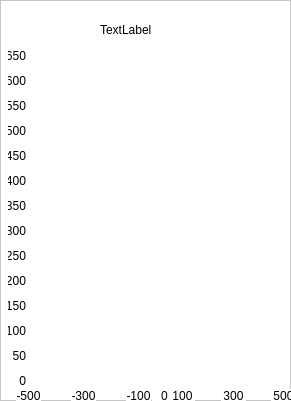
    <widget class="QFrame" name="panHeart_3">
     <property name="geometry">
      <rect>
       <x>300</x>
       <y>640</y>
       <width>291</width>
       <height>401</height>
      </rect>
     </property>
     <property name="styleSheet">
      <string notr="true">background-color: rgb(255, 255, 255);
color: rgb(0, 0, 0);</string>
     </property>
     <property name="frameShape">
      <enum>QFrame::StyledPanel</enum>
     </property>
     <property name="frameShadow">
      <enum>QFrame::Raised</enum>
     </property>
     <widget class="QLabel" name="lblR_RM1_2">
      <property name="geometry">
       <rect>
        <x>100</x>
        <y>23</y>
        <width>65</width>
        <height>13</height>
       </rect>
      </property>
      <property name="text">
       <string>TextLabel</string>
      </property>
     </widget>
     <widget class="QCustomPlot" name="imgR_RM_2" native="true">
      <property name="geometry">
       <rect>
        <x>30</x>
        <y>50</y>
        <width>252</width>
        <height>336</height>
       </rect>
      </property>
     </widget>
     <widget class="QLabel" name="label_140">
      <property name="geometry">
       <rect>
        <x>8</x>
        <y>174</y>
        <width>18</width>
        <height>13</height>
       </rect>
      </property>
      <property name="text">
       <string>400</string>
      </property>
      <property name="alignment">
       <set>Qt::AlignRight|Qt::AlignTrailing|Qt::AlignVCenter</set>
      </property>
     </widget>
     <widget class="QLabel" name="label_142">
      <property name="geometry">
       <rect>
        <x>8</x>
        <y>199</y>
        <width>18</width>
        <height>13</height>
       </rect>
      </property>
      <property name="text">
       <string>350</string>
      </property>
      <property name="alignment">
       <set>Qt::AlignRight|Qt::AlignTrailing|Qt::AlignVCenter</set>
      </property>
     </widget>
     <widget class="QLabel" name="label_143">
      <property name="geometry">
       <rect>
        <x>8</x>
        <y>224</y>
        <width>18</width>
        <height>13</height>
       </rect>
      </property>
      <property name="text">
       <string>300</string>
      </property>
      <property name="alignment">
       <set>Qt::AlignRight|Qt::AlignTrailing|Qt::AlignVCenter</set>
      </property>
     </widget>
     <widget class="QLabel" name="label_184">
      <property name="geometry">
       <rect>
        <x>8</x>
        <y>249</y>
        <width>18</width>
        <height>13</height>
       </rect>
      </property>
      <property name="text">
       <string>250</string>
      </property>
      <property name="alignment">
       <set>Qt::AlignRight|Qt::AlignTrailing|Qt::AlignVCenter</set>
      </property>
     </widget>
     <widget class="QLabel" name="label_186">
      <property name="geometry">
       <rect>
        <x>8</x>
        <y>274</y>
        <width>18</width>
        <height>13</height>
       </rect>
      </property>
      <property name="text">
       <string>200</string>
      </property>
      <property name="alignment">
       <set>Qt::AlignRight|Qt::AlignTrailing|Qt::AlignVCenter</set>
      </property>
     </widget>
     <widget class="QLabel" name="label_187">
      <property name="geometry">
       <rect>
        <x>8</x>
        <y>299</y>
        <width>18</width>
        <height>13</height>
       </rect>
      </property>
      <property name="text">
       <string>150</string>
      </property>
      <property name="alignment">
       <set>Qt::AlignRight|Qt::AlignTrailing|Qt::AlignVCenter</set>
      </property>
     </widget>
     <widget class="QLabel" name="label_188">
      <property name="geometry">
       <rect>
        <x>8</x>
        <y>324</y>
        <width>18</width>
        <height>13</height>
       </rect>
      </property>
      <property name="text">
       <string>100</string>
      </property>
      <property name="alignment">
       <set>Qt::AlignRight|Qt::AlignTrailing|Qt::AlignVCenter</set>
      </property>
     </widget>
     <widget class="QLabel" name="label_189">
      <property name="geometry">
       <rect>
        <x>8</x>
        <y>349</y>
        <width>18</width>
        <height>13</height>
       </rect>
      </property>
      <property name="text">
       <string>50</string>
      </property>
      <property name="alignment">
       <set>Qt::AlignRight|Qt::AlignTrailing|Qt::AlignVCenter</set>
      </property>
     </widget>
     <widget class="QLabel" name="label_190">
      <property name="geometry">
       <rect>
        <x>8</x>
        <y>374</y>
        <width>18</width>
        <height>13</height>
       </rect>
      </property>
      <property name="text">
       <string>0</string>
      </property>
      <property name="alignment">
       <set>Qt::AlignRight|Qt::AlignTrailing|Qt::AlignVCenter</set>
      </property>
     </widget>
     <widget class="QLabel" name="label_191">
      <property name="geometry">
       <rect>
        <x>16</x>
        <y>389</y>
        <width>25</width>
        <height>13</height>
       </rect>
      </property>
      <property name="text">
       <string>-500</string>
      </property>
      <property name="alignment">
       <set>Qt::AlignCenter</set>
      </property>
     </widget>
     <widget class="QLabel" name="label_193">
      <property name="geometry">
       <rect>
        <x>71</x>
        <y>389</y>
        <width>25</width>
        <height>13</height>
       </rect>
      </property>
      <property name="text">
       <string>-300</string>
      </property>
      <property name="alignment">
       <set>Qt::AlignCenter</set>
      </property>
     </widget>
     <widget class="QLabel" name="label_195">
      <property name="geometry">
       <rect>
        <x>126</x>
        <y>389</y>
        <width>25</width>
        <height>13</height>
       </rect>
      </property>
      <property name="text">
       <string>-100</string>
      </property>
      <property name="alignment">
       <set>Qt::AlignCenter</set>
      </property>
     </widget>
     <widget class="QLabel" name="label_196">
      <property name="geometry">
       <rect>
        <x>152</x>
        <y>389</y>
        <width>25</width>
        <height>13</height>
       </rect>
      </property>
      <property name="text">
       <string>0</string>
      </property>
      <property name="alignment">
       <set>Qt::AlignCenter</set>
      </property>
     </widget>
     <widget class="QLabel" name="label_197">
      <property name="geometry">
       <rect>
        <x>170</x>
        <y>389</y>
        <width>25</width>
        <height>13</height>
       </rect>
      </property>
      <property name="text">
       <string>100</string>
      </property>
      <property name="alignment">
       <set>Qt::AlignCenter</set>
      </property>
     </widget>
     <widget class="QLabel" name="label_199">
      <property name="geometry">
       <rect>
        <x>221</x>
        <y>389</y>
        <width>25</width>
        <height>13</height>
       </rect>
      </property>
      <property name="text">
       <string>300</string>
      </property>
      <property name="alignment">
       <set>Qt::AlignCenter</set>
      </property>
     </widget>
     <widget class="QLabel" name="label_201">
      <property name="geometry">
       <rect>
        <x>271</x>
        <y>389</y>
        <width>25</width>
        <height>13</height>
       </rect>
      </property>
      <property name="text">
       <string>500</string>
      </property>
      <property name="alignment">
       <set>Qt::AlignCenter</set>
      </property>
     </widget>
     <widget class="QLabel" name="label_202">
      <property name="geometry">
       <rect>
        <x>8</x>
        <y>49</y>
        <width>18</width>
        <height>13</height>
       </rect>
      </property>
      <property name="text">
       <string>650</string>
      </property>
      <property name="alignment">
       <set>Qt::AlignRight|Qt::AlignTrailing|Qt::AlignVCenter</set>
      </property>
     </widget>
     <widget class="QLabel" name="label_203">
      <property name="geometry">
       <rect>
        <x>8</x>
        <y>149</y>
        <width>18</width>
        <height>13</height>
       </rect>
      </property>
      <property name="text">
       <string>450</string>
      </property>
      <property name="alignment">
       <set>Qt::AlignRight|Qt::AlignTrailing|Qt::AlignVCenter</set>
      </property>
     </widget>
     <widget class="QLabel" name="label_204">
      <property name="geometry">
       <rect>
        <x>8</x>
        <y>124</y>
        <width>18</width>
        <height>13</height>
       </rect>
      </property>
      <property name="text">
       <string>500</string>
      </property>
      <property name="alignment">
       <set>Qt::AlignRight|Qt::AlignTrailing|Qt::AlignVCenter</set>
      </property>
     </widget>
     <widget class="QLabel" name="label_205">
      <property name="geometry">
       <rect>
        <x>8</x>
        <y>74</y>
        <width>18</width>
        <height>13</height>
       </rect>
      </property>
      <property name="text">
       <string>600</string>
      </property>
      <property name="alignment">
       <set>Qt::AlignRight|Qt::AlignTrailing|Qt::AlignVCenter</set>
      </property>
     </widget>
     <widget class="QLabel" name="label_206">
      <property name="geometry">
       <rect>
        <x>8</x>
        <y>99</y>
        <width>18</width>
        <height>13</height>
       </rect>
      </property>
      <property name="text">
       <string>550</string>
      </property>
      <property name="alignment">
       <set>Qt::AlignRight|Qt::AlignTrailing|Qt::AlignVCenter</set>
      </property>
     </widget>
    </widget>
